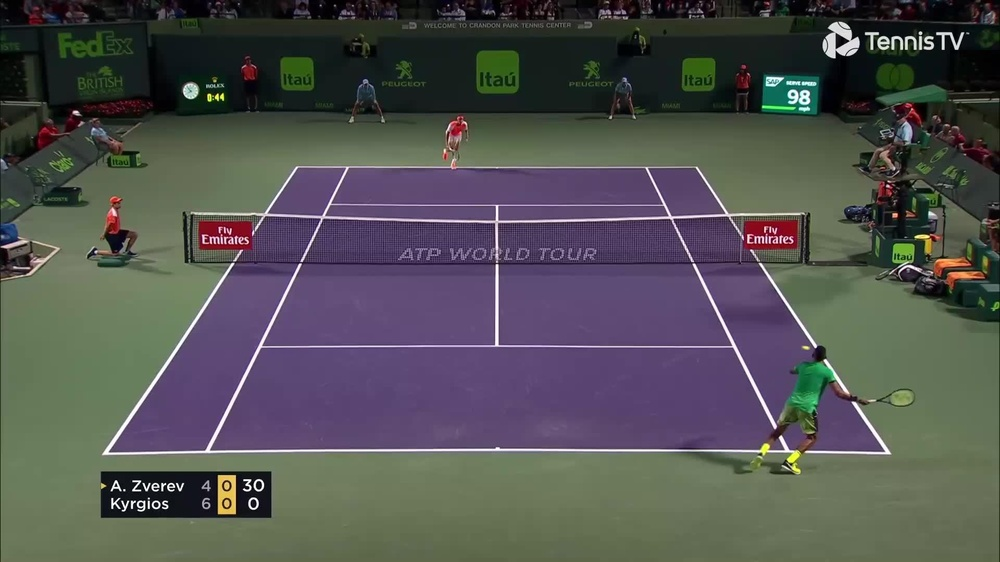
#> input picture tennis.jpg, 1000 x 562 px, shrunk from 1920 x 1080 before the run
$ python test.py
#> lines starting #> are read from the running program, lines starting #| are printed output that depends on the picture; after the words box and inside, x2 and y2 are one past the last pixel; in counts of white or black regions, pixels touching at a corner belong together
# Importer les bibliothèques nécessaires
import numpy as np
import cv2

# Charger l'image
image = cv2.imread("tennis.jpg")
#> image is the input picture: shape (562, 1000, 3); mean B, G, R 81.1, 82.1, 81.6

# Définir les limites de couleur pour le filtrage
boundaries = [([180, 180, 100], [255, 255, 255])]

# Parcourir les limites définies
for (lower, upper) in boundaries:
    # Créer des tableaux NumPy pour les limites
    lower = np.array(lower, dtype="uint8")
    upper = np.array(upper, dtype="uint8")

    # Trouver les couleurs dans les limites spécifiées et appliquer le masque
    mask = cv2.inRange(image, lower, upper)
    output = cv2.bitwise_and(image, image, mask=mask)
#> this loop made 1 pass
#> pass 1, `mask = cv2.inRange(image, lower, upper)`:
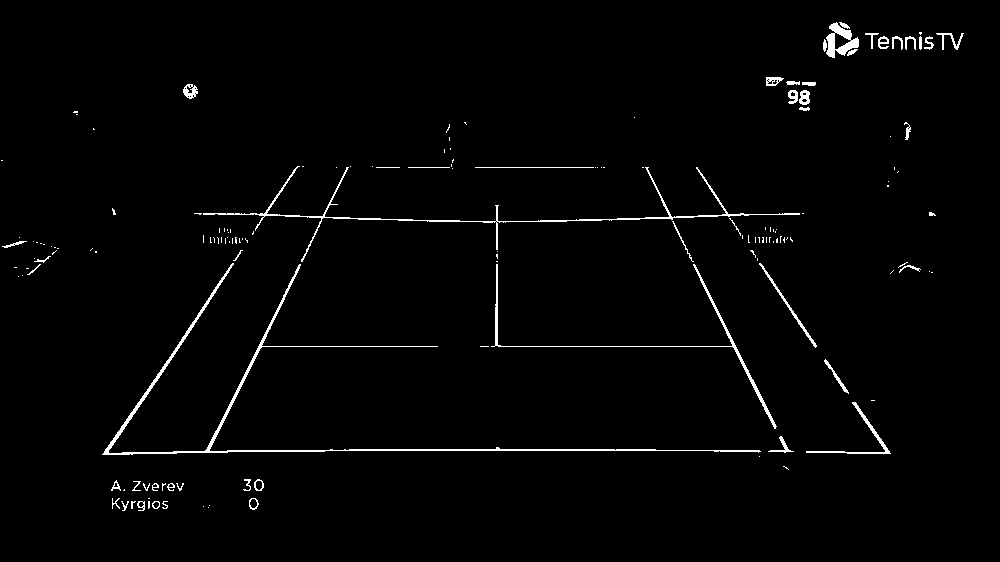
#> mask: shape (562, 1000); 1.7% white in thin lines or dots, all inside (x1, y1, x2, y2) = (1, 22, 964, 511)

# Convertir l'image en niveaux de gris
gray = cv2.cvtColor(output, cv2.COLOR_BGR2GRAY)

# Détection des coins avec Harris
corners = cv2.cornerHarris(gray, blockSize=9, ksize=3, k=0.01)
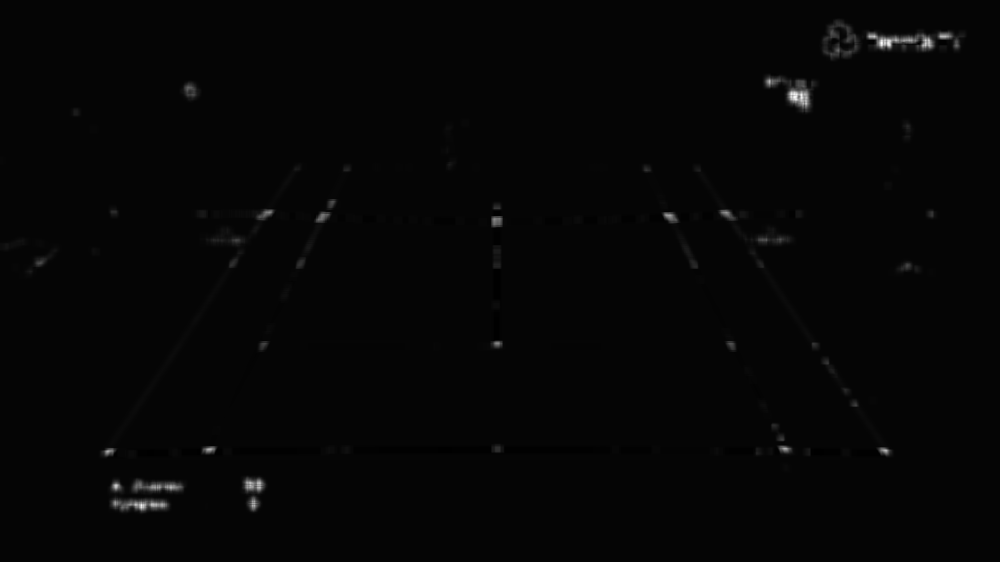
#> corners: shape (562, 1000) float32; min -0.00187, max 0.0812, mean 0.000321; drawn with min black and max white

# Normalisation des valeurs pour les rendre affichables
corners = cv2.normalize(corners, None, alpha=0, beta=255, norm_type=cv2.NORM_MINMAX).astype(np.uint8)

# Application de la méthode d'Otsu pour le seuillage
_, thresh = cv2.threshold(corners, 0, 255, cv2.THRESH_BINARY + cv2.THRESH_OTSU)
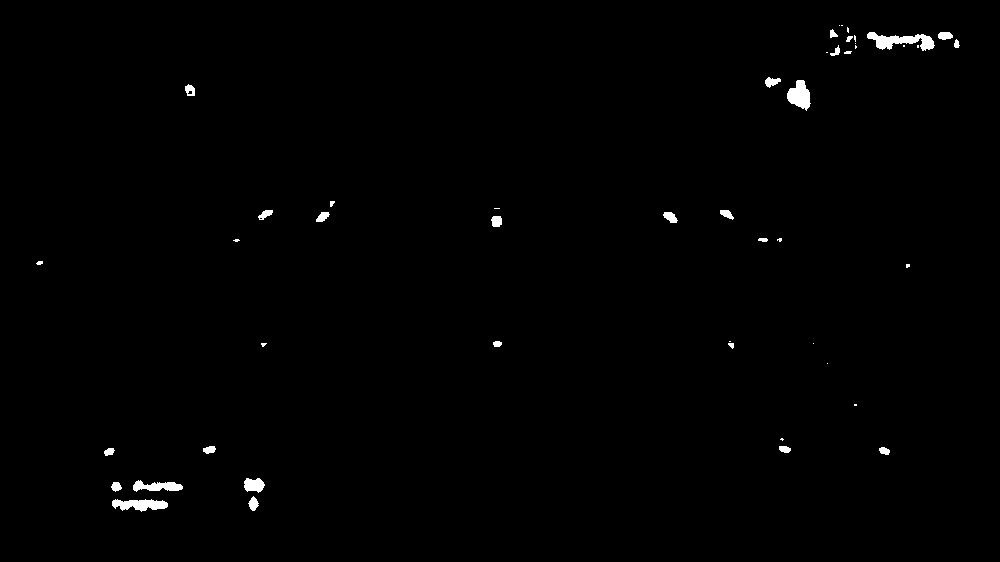
#> thresh: shape (562, 1000); 0.68% white; 48 white regions (19 under 20 px), largest, box (x1, y1, x2, y2) and area: (867, 32, 935, 51) 642, (112, 499, 168, 512) 476, (787, 80, 811, 111) 471

# Dilatation de l'image seuillée
kernel = np.ones((3, 3), np.uint8)
dilated = cv2.dilate(thresh, kernel, iterations=1)
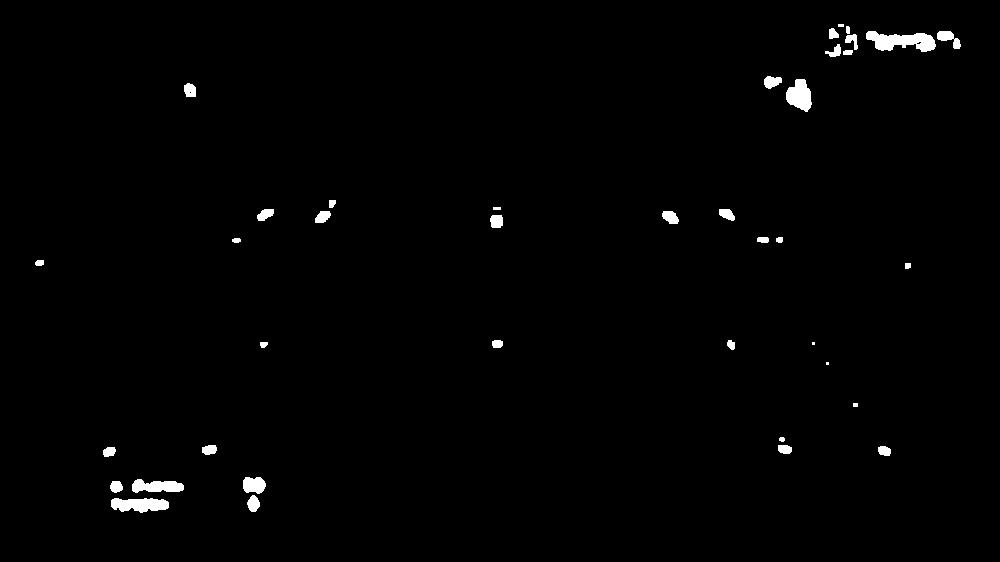
#> dilated: shape (562, 1000); 1.1% white; 39 white regions (3 under 20 px)

# Trouver les contours externes
contours, _ = cv2.findContours(dilated, cv2.RETR_EXTERNAL, cv2.CHAIN_APPROX_SIMPLE)
#> contours = 39 contours, 6 with area under 20; largest, box (x1, y1, x2, y2) and area: (866, 31, 936, 52) 831, (111, 498, 169, 513) 586, (786, 79, 812, 112) 541, (132, 479, 184, 493) 461, (243, 477, 266, 494) 284

# Dessiner les cercles aux centres des contours détectés
for contour in contours:
    # Calculer le moment pour obtenir le centre
    M = cv2.moments(contour)
    if M["m00"] != 0:
        center_x = int(M["m10"] / M["m00"])
        center_y = int(M["m01"] / M["m00"])
        # Dessiner le cercle au centre du contour
        cv2.circle(image, (center_x, center_y), 3, (0, 0, 255), -1)
#> this loop made 39 passes
#> (contour, center_x, center_y) on passes 11, 12, 13, 27, 39: ([[853, 403], [853, 406], [857, 406], [857, 403]], 855, 404), ([[826, 362], [826, 364], [828, 364], [828, 362]], 827, 363), ([[812, 342], [812, 344], [814, 344], [814, 342]], 813, 343), ([[493, 207], [493, 209], [500, 209], [500, 207]], 496, 208), ([[838, 24], [838, 26], [843, 26], [843, 24]], 840, 25)
#> (center_x, center_y) on passes 1 to 6: (139, 504), (253, 503), (115, 486), (156, 486), (253, 484), (108, 451)
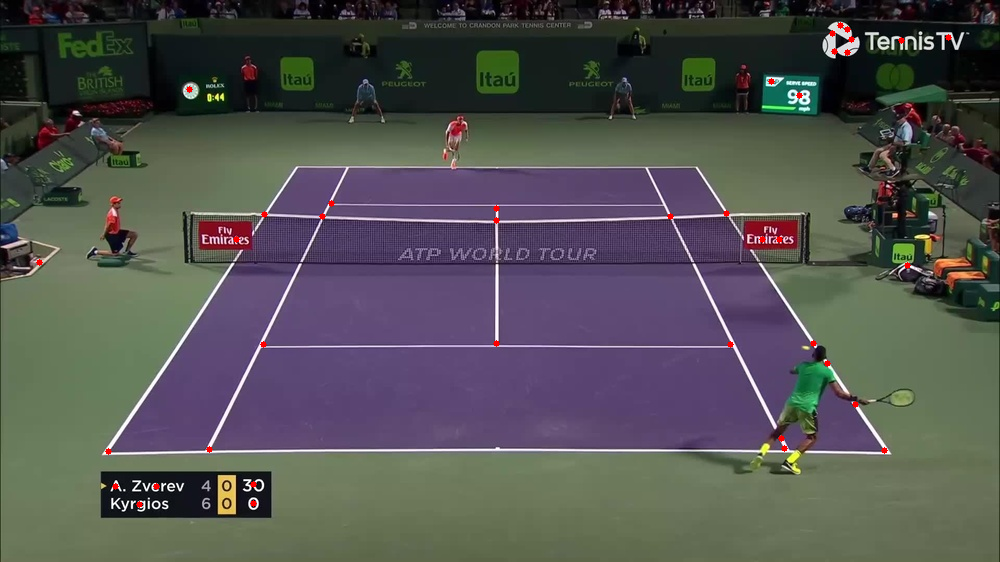
#> image: shape (562, 1000, 3); 0.2% of pixels changed, all inside (x1, y1, x2, y2) = (36, 22, 952, 508)

# Afficher l'image résultante
cv2.imshow("Image", image)
cv2.waitKey(0)
cv2.destroyAllWindows()
